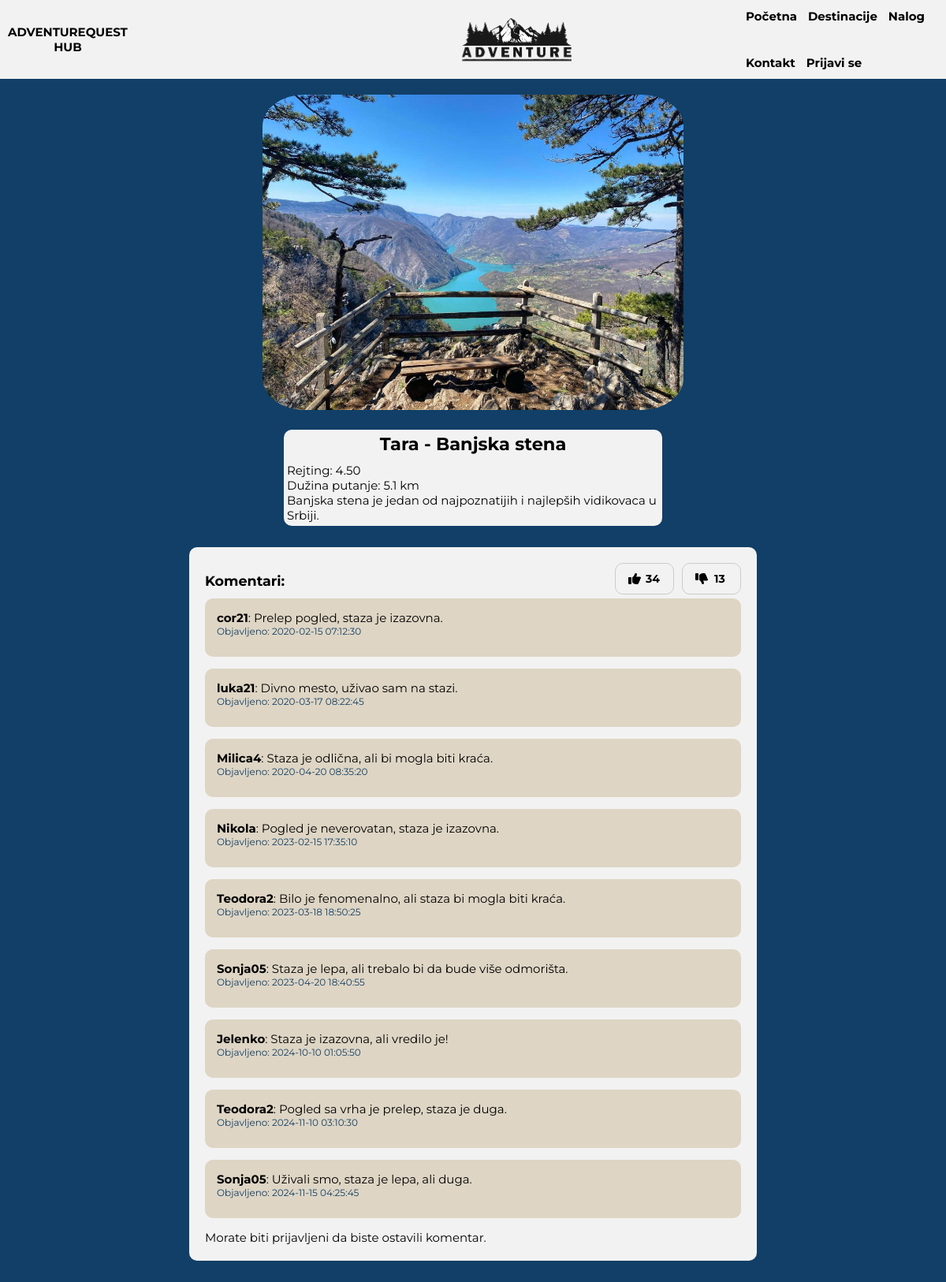
Screenshot of /Detalji?id=132 with the database file from the repository.
### tables this page shows
CREATE TABLE `destinacije` (
  `ID` int(11) NOT NULL,
  `naziv` varchar(255) NOT NULL,
  `opis` text DEFAULT NULL,
  `slika` varchar(255) DEFAULT NULL,
  `rejting` decimal(4,2) DEFAULT NULL,
  `duzina_putanje` varchar(20) DEFAULT NULL
);

CREATE TABLE `komentari` (
  `ID` int(11) NOT NULL,
  `destinacija_id` int(11) NOT NULL,
  `korisnicko_ime` varchar(255) NOT NULL,
  `sadrzaj` mediumtext NOT NULL,
  `vreme` timestamp NOT NULL DEFAULT current_timestamp(),
  `user_id` int(11) DEFAULT NULL
);

### wbp/model/destination-details.php (the view, shortened to what this page needs)
<?php
function getDestinationDetails($destination_id)
{
    $connection = db_connect();
    $query = "SELECT * FROM destinacije WHERE ID = $destination_id";
    $result = $connection->query($query);
    if ($result && $result->num_rows > 0) {
        $destination_details = $result->fetch_assoc();
        return $destination_details;
    } else {
        $connection->close();
        return array();
    }
}
if (isset($_GET['id'])) {
    $destination_id = $_GET['id'];
    $destination_details = getDestinationDetails($destination_id);
} else {
    echo "Nije odabrana destinacija.";
    exit;
}
?>
<!DOCTYPE html>
<html lang="en">
<head>
    <link rel="stylesheet" href="https://cdnjs.cloudflare.com/ajax/libs/font-awesome/6.0.0-beta3/css/all.min.css">
    <link rel="stylesheet" href="/wbp/public/css/styles.css">
    <link rel="stylesheet" href="/wbp/public/css/like.css">
    <link rel="stylesheet" href="/wbp/public/css/comment.css">
    <link rel="stylesheet" href="/wbp/public/css/destinacije.css">
</head>
<body>
    <?php include '../template/page-header.php'; ?>
    <div class="destination-details">
        <img class="destination-details__image" src="<?php echo $destination_details['slika']; ?>"
            alt="<?php echo $destination_details['naziv']; ?>">
        <div class="text-area">
            <h2 class="destination-details__title"><?php echo $destination_details['naziv']; ?></h2>
            <p class="destination-details__rating">Rejting: <?php echo $destination_details['rejting']; ?></p>
            <p class="destination-details__distance">Dužina putanje:
                <?php echo $destination_details['duzina_putanje']; ?> km</p>
            <p class="destination-details__description"><?php echo $destination_details['opis']; ?></p>
        </div>
    </div>
    <?php
    $destination_id = $destination_details['ID'];
    $connection = db_connect();
    $like_query = "SELECT COUNT(*) AS total_likes FROM reactions WHERE destinacija_id = ? AND reaction_type = 'like'";
    $like_statement = $connection->prepare($like_query);
    $like_statement->bind_param("i", $destination_id);
    $like_statement->execute();
    $like_result = $like_statement->get_result();
    $like_row = $like_result->fetch_assoc();
    $like_count = $like_row['total_likes'];
    $dislike_query = "SELECT COUNT(*) AS total_dislikes FROM reactions WHERE destinacija_id = ? AND reaction_type = 'dislike'";
    $dislike_statement = $connection->prepare($dislike_query);
    $dislike_statement->bind_param("i", $destination_id);
    $dislike_statement->execute();
    $dislike_result = $dislike_statement->get_result();
    $dislike_row = $dislike_result->fetch_assoc();
    $dislike_count = $dislike_row['total_dislikes'];
    ?>
    <div class="comments-area">
        <section class="comments-section">
            <div class="comments-header">
                <h3>Komentari:</h3>
                <div class="reaction-buttons">
                    <button class="reaction-btn" id="like-btn" data-id="<?php echo $destination_id; ?>"
                        onclick="updateReaction('like', <?php echo $destination_id; ?>)">
                        <i class="fas fa-thumbs-up"></i>
                        <span id="like-count-<?php echo $destination_id; ?>"><?php echo $like_count; ?></span>
                    </button>
                    <button class="reaction-btn" id="dislike-btn" data-id="<?php echo $destination_id; ?>"
                        onclick="updateReaction('dislike', <?php echo $destination_id; ?>)">
                        <i class="fas fa-thumbs-down"></i>
                        <span id="dislike-count-<?php echo $destination_id; ?>"><?php echo $dislike_count; ?></span>
                    </button>
                </div>
            </div>
            <?php
            $connection = db_connect();
            $comments_query = "SELECT * FROM komentari WHERE destinacija_id = ?";
            $comments_statement = $connection->prepare($comments_query);
            $comments_statement->bind_param("i", $destination_id);
            $comments_statement->execute();
            $result = $comments_statement->get_result();
            if ($result->num_rows > 0) {
                while ($row = $result->fetch_assoc()) {
                    echo '<div class="comment">';
                    echo '<p><strong>' . htmlspecialchars($row['korisnicko_ime']) . '</strong>: ' . htmlspecialchars($row['sadrzaj']) . '</p>';
                    echo '<p class="comment-time">Objavljeno: ' . htmlspecialchars($row['vreme']) . '</p>';
                    echo '</div>';
                }
            } else {
                echo '<p>Još uvek nema komentara.</p>';
            }
            ?>
            <?php if (isset($_SESSION['logged_in']) && $_SESSION['logged_in'] === true): ?>
                <form action="<?php echo htmlspecialchars($_SERVER["PHP_SELF"]) . "?id=" . $destination_id; ?>"
                    method="POST" class="comment-form">
                    <textarea name="comment" rows="4" cols="50" required></textarea><br>
                    <button type="submit">Dodaj komentar</button>
                </form>
            <?php else: ?>
                <p>Morate biti prijavljeni da biste ostavili komentar.</p>
            <?php endif; ?>
        </section>
    </div>
</body>
</html>

### wbp/template/page-header.php (shortened to what this page needs)
<header>
    <h1 class="h1">AdventureQuest Hub</h1>
    <link rel="stylesheet" href="wbp/public/css/styles.css">
    <img class="logo" src="/wbp/public/images/logo.png" alt="logo">
    <nav>
        <ul class="nav_links">
            <li><a href="/Pocetna">Početna</a></li>
            <li><a href="/Destinacije">Destinacije</a></li>
            <li><a href="/Nalog">Nalog</a></li>
            <li><a href="/Kontakt">Kontakt</a></li>
            <?php if(isset($_SESSION['logged_in']) && $_SESSION['logged_in'] === true) : ?>
                <li>
                    <form method="post" class="nav_logout">
                        <button type="submit" name="logout">Odjavi se</button>
                    </form>
                </li>
            <?php else: ?>
                <li><a href="/Nalog">Prijavi se</a></li>
            <?php endif; ?>
        </ul>
    </nav>
</header>

### wbp/public/css/styles.css (style rules this page uses)
html { font-size: calc(100vw / 3440 * 15); }
@media only screen and (max-width: 160em) { html { font-size: calc(100vw / 2560 * 15); } }
@media only screen and (max-width: 120em) { html { font-size: calc(100vw / 1920 * 10); } }
:root { --primary-color: #113f67; --secondary-color:#f2f2f2; --tertiary-color: #9fd3c7; --quaternary-color: #ded5c4; --text-color: black; }
* { box-sizing: border-box; margin: 0; padding: 0; }
body { font-family: 'Montserrat', sans-serif; background-color: var(--primary-color); font-size: 15px; }
h1 { font-size: 15px; text-align: center; margin-top: 0; transition: color 0.5s ease; color: var(--text-color); font-weight: 700; text-transform: uppercase; }
li, a, button { font-family: "Montserrat", sans-serif; font-weight: 700; font-style: normal; font-size: 15px; color: var(--text-color); }
header { position: relative; width: 100%; height: 100px; display: flex; align-items: center; justify-content: space-between; padding: 0px 10px; background-color: var(--secondary-color); color: var(--text-color); z-index: 1000; }
.logo { display: flex; cursor: pointer; transform: scale(0.25); transition: transform 0.3s ease; margin-left: 14em; }
nav { order: 3; padding: 2px 3px; }
.nav_links { list-style: none; margin: 0; padding: 0; }
.nav_links li { display: inline-flex; padding: 20px 5px; }
.nav_links li a { text-decoration: none; color: inherit; transition: all 0.3s ease; }

### wbp/public/css/like.css (style rules this page uses)
:root { --primary-color: #113f67; --secondary-color: #f2f2f2; --tertiary-color: #9fd3c7; --quaternary-color: #ded5c4; --text-color: black; }
.reaction-buttons { display: flex; justify-content: flex-end; gap: 10px; }
.reaction-btn { background: none; border: 1px solid #ccc; margin-bottom: 5px; padding: 10px 16px; cursor: pointer; font-size: 14px; font-style: normal; border-radius: 10px; display: flex; align-items: center; gap: 5px; min-width: 40px; max-width: 120px; justify-content: space-between; }
.reaction-btn i { font-size: 16px; }
.reaction-btn span { min-width: 20px; }

### wbp/public/css/comment.css (style rules this page uses)
:root { --primary-color: #113f67; --secondary-color:#f2f2f2; --tertiary-color: #9fd3c7; --quaternary-color: #ded5c4; --text-color: black; }
.comments-area { padding-top: 0; }
.comments-section { width: 60%; border-radius: 10px; margin: 100px auto; background-color: var(--secondary-color); padding: 20px; margin-top: 2%; margin-bottom: 10%; }
.comments-header { display: flex; justify-content: space-between; align-items: center; padding-top: 0; margin-top: 0; width: 100%; }
.comment { background-color: var(--quaternary-color); border-radius: 10px; padding: 15px; margin-bottom: 15px; }
.comment-time { font-size: 12px; color: var(--primary-color); margin-bottom: 10px; }

### wbp/public/css/destinacije.css (style rules this page uses)
:root { --primary-color: #113f67; --secondary-color:#f2f2f2; --tertiary-color: #9fd3c7; --quaternary-color: #ded5c4; --text-color: black; }
.destination-details { display: flex; flex-direction: column; align-items: center; }
.destination-details__image { width: auto; height: 400px; border-radius: 10% 10% 10% 10%; margin-top: 20px; margin-bottom: 20px; position: relative; }
.text-area { width: 40%; border-radius: 10px; background-color: var(--secondary-color); padding: 4px; margin-top: 0.3em; margin-bottom: 0.2em; }
.destination-details__title { text-align: center; margin-bottom: 10px; }
.destination-details__description { color: var(--primery-color); text-align: left; }

### rows the page displays
destinacije: slika (picture), naziv "Tara - Banjska stena", rejting "4.50", duzina_putanje "5.1", opis "Banjska stena je jedan od najpoznatijih i najlepših vidikovaca u Srbiji."
komentari: korisnicko_ime "cor21", sadrzaj "Prelep pogled, staza je izazovna.", vreme "2020-02-15 07:12:30"
komentari: korisnicko_ime "luka21", sadrzaj "Divno mesto, uživao sam na stazi.", vreme "2020-03-17 08:22:45"
komentari: korisnicko_ime "Milica4", sadrzaj "Staza je odlična, ali bi mogla biti kraća.", vreme "2020-04-20 08:35:20"
komentari: korisnicko_ime "Nikola", sadrzaj "Pogled je neverovatan, staza je izazovna.", vreme "2023-02-15 17:35:10"
komentari: korisnicko_ime "Teodora2", sadrzaj "Bilo je fenomenalno, ali staza bi mogla biti kraća.", vreme "2023-03-18 18:50:25"
komentari: korisnicko_ime "Sonja05", sadrzaj "Staza je lepa, ali trebalo bi da bude više odmorišta.", vreme "2023-04-20 18:40:55"
komentari: korisnicko_ime "Jelenko", sadrzaj "Staza je izazovna, ali vredilo je!", vreme "2024-10-10 01:05:50"
komentari: korisnicko_ime "Teodora2", sadrzaj "Pogled sa vrha je prelep, staza je duga.", vreme "2024-11-10 03:10:30"
komentari: korisnicko_ime "Sonja05", sadrzaj "Uživali smo, staza je lepa, ali duga.", vreme "2024-11-15 04:25:45"

### other values shown
$like_count "34"
$dislike_count "13"
